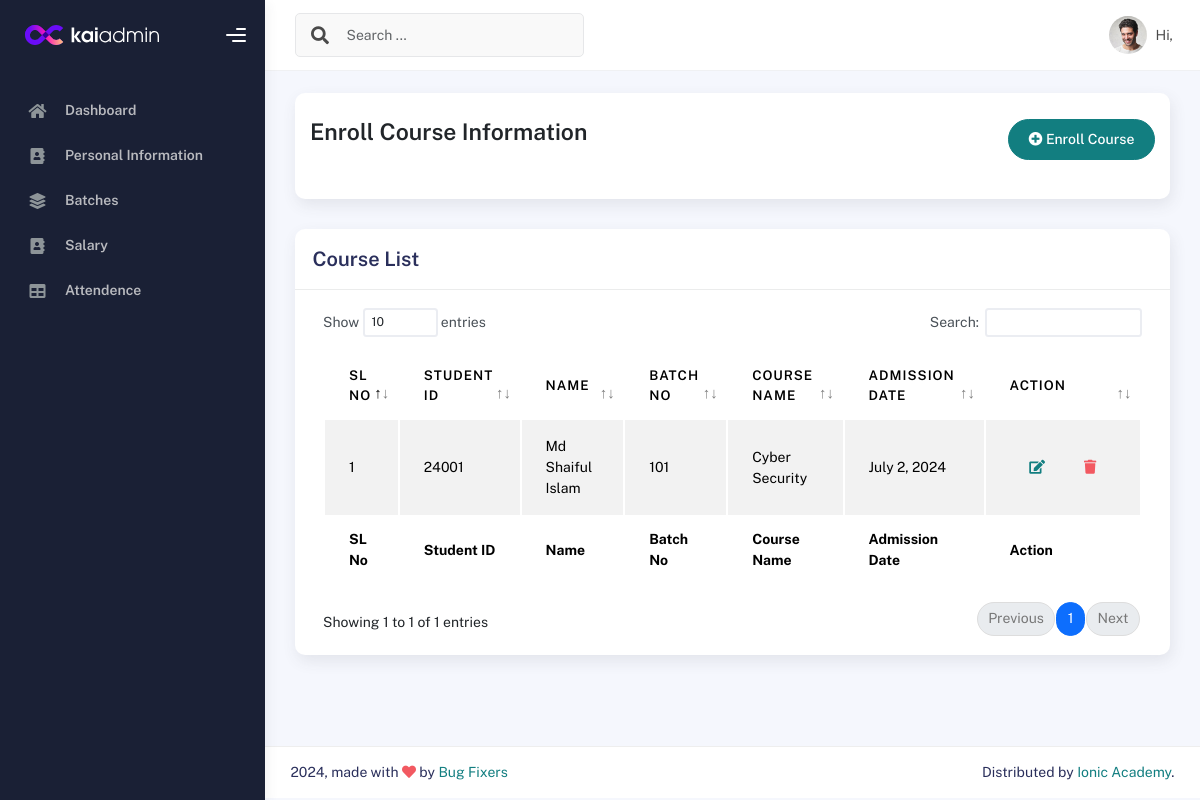
/enrollcourselist/ (signed in), run on the app's committed database.
### IMSapp/models.py (models this page shows, shortened)
class AdmittedCourseModel(models.Model):
    Courseuser=models.ForeignKey(IMSUserModel,on_delete=models.CASCADE,related_name='admittedcourseinfo', null=True)
    Studentuser =models.ForeignKey(StudentModel,on_delete=models.CASCADE,related_name='studetinfo', null=True)
    StudentID = models.CharField(max_length=150,null=True)
    LearningBatch=models.ForeignKey(BatchInfoModel,on_delete=models.SET_NULL, related_name="batchinfo",null=True)
    CourseFee=models.CharField(max_length=150,null=True)
    Payment=models.CharField(max_length=150,null=True)
    Due=models.CharField(max_length=150,null=True)
    AdmissionDate=models.DateField(auto_now_add=True,null=True)
    CourseName = models.ForeignKey(CourseInfoModel,on_delete =models.SET_NULL, related_name="courseinfo",null=True)

class IMSUserModel(AbstractUser):
    USERTYPE=[
        ('Authority','Authority'),
        ('Student','Student'),
        ('Teacher','Teacher'),
        ('Staff','Staff'),
    ]
    UserType=models.CharField(choices=USERTYPE,max_length=100, null=True)

class StudentModel(models.Model):
    Imsuser=models.OneToOneField(IMSUserModel,on_delete=models.CASCADE,related_name='studentinfo',null=True)
    StudentID=models.CharField(max_length=100,null=True)
    StudentName=models.CharField(max_length=100,null=True)
    StudentPhoto=models.ImageField(upload_to='studentPhoto',null=True)
    AdmissionDate=models.DateField(auto_now_add=True,null=True)
    EducationalQualification=models.CharField(max_length=100,null=True)
    LinkedInLink =models.CharField(max_length=150,null=True)
    GithubLink =models.CharField(max_length=150,null=True)
    FacebookLink =models.CharField(max_length=150,null=True)

class BatchInfoModel(models.Model):
    BatchNo=models.CharField(max_length=100,null=True)
    Batchschedule=models.CharField(max_length=100,null=True)
    STATUS = [
        ('On-Going','On-Going'),
        ('Upcomming','Upcomming'),
        ('Completed','Completed')
    ]
    Status=models.CharField(choices = STATUS, max_length=100,null=True)
    BatchStartDate=models.DateField(null=True)
    TotalStudent=models.CharField(max_length=100,null=True)
    BatchInstructor=models.CharField(max_length=100,null=True)
    CourseName=models.ForeignKey(CourseInfoModel,on_delete = models.SET_NULL,related_name='coursenameinfo',null=True)
    def __str__(self):
        return self.BatchNo

class CourseInfoModel(models.Model):
    CourseName=models.CharField(max_length=150, null=True)
    Sologan=models.CharField(max_length=100, null=True)
    ShortSummary=models.CharField(max_length=150, null=True)
    CourseCategory=models.ForeignKey(CourseCategoryModel,on_delete=models.SET_NULL,related_name='coursecategory', null=True)
    Lecture=models.IntegerField(null=True)
    CourseDuration=models.IntegerField(null=True)
    WeeklyClass=models.IntegerField(null=True)
    ClassDuration=models.IntegerField(null=True)
    TotalProject=models.IntegerField(null=True)
    CourseOverview=models.TextField(null=True)
    CourseCurrriculum=models.TextField(null=True)
    Software=models.TextField(max_length=200, null=True)
    CourseFor=models.TextField(null=True)
    JobPositions=models.TextField(null=True)
    CourseFee=models.IntegerField(null=True)
    IntroVideo=models.CharField(max_length=200, null=True)
    CourseImage=models.ImageField(upload_to='courseImage', null=True)
    def __str__(self):
        return self.CourseName

### IMSapp/studentviews.py (the view)
# urls.py: path('enrollcourselist/',enrollcourselist,name="enrollcourselist"),
@login_required
def enrollcourselist(request):
    coursedata = AdmittedCourseModel.objects.all()
    return render(request,'students/enrollcourselist.html',{'coursedata':coursedata})

### IMSapp/templates/students/enrollcourselist.html (shortened to what this page needs)
{% extends "profilemaster/master.html" %}
{% block content %}
<div class="col-sm-12 col-md-12">
    <div class="card card-stats card-round">
        <div class="card-body">
            <div class="d-flex align-items-left align-items-md-center flex-column flex-md-row pt-2 pb-4">
                <div>
                    <h3 class="fw-bold mb-3">Enroll Course Information</h3>
                </div>
                <div class="ms-md-auto py-2 py-md-0">
                    <a href="{% url 'enrollcourse' %}" class="btn btn-primary btn-round"><i class="fas fa-plus-circle"></i> Enroll Course</a>
                </div>
            </div>
        </div>
    </div>
</div>
<div class="col-md-12">
    <div class="card">
      <div class="card-header">
        <h4 class="card-title">Course List</h4>
      </div>
      <div class="card-body">
        <div class="table-responsive">
          <table id="basic-datatables" class="display table table-striped table-hover">
            <thead>
              <tr>
                <th>SL No</th>
                <th>Student ID</th>
                <th>Name</th>
                <th>Batch No</th>
                <th>Course Name</th>
                <th>Admission Date</th>
                <th>Action</th>
              </tr>
            </thead>
            <tfoot>
              <tr>
                <th>SL No</th>
                <th>Student ID</th>
                <th>Name</th>
                <th>Batch No</th>
                <th>Course Name</th>
                <th>Admission Date</th>
                <th>Action</th>
              </tr>
            </tfoot>
            <tbody>
              {% for i in coursedata %}
                <tr>
                  <td>{{forloop.counter}}</td>
                  <td>{{i.StudentID}}</td>
                  <td>{{i.Courseuser.studentinfo.StudentName}}</td>
                  <td>{{i.LearningBatch}}</td>
                  <td>{{i.LearningBatch.CourseName}}</td>
                  <td>{{i.AdmissionDate}}</td>
                  <td>
                    <div class="form-button-action">
                      <a href="{% url 'editenrollcourse' i.id %}" class="btn btn-link btn-primary btn-md">
                        <i class="fa fa-edit"></i>
                      </a>
                      <a href="{% url 'deleteenrollcourse' i.id %}" class="btn btn-link btn-danger btn-md">
                        <i class="fa fa-trash"></i>
                      </a>
                    </div>
                  </td>
                </tr>
              {% endfor %}
            </tbody>
          </table>
        </div>
      </div>
    </div>
  </div>
{% endblock content %}

### data on the page
AdmittedCourseModel: StudentID "24001", Courseuser.studentinfo.StudentName "Md Shaiful Islam", LearningBatch "101", LearningBatch.CourseName "Cyber Security", AdmissionDate "July 2, 2024"
